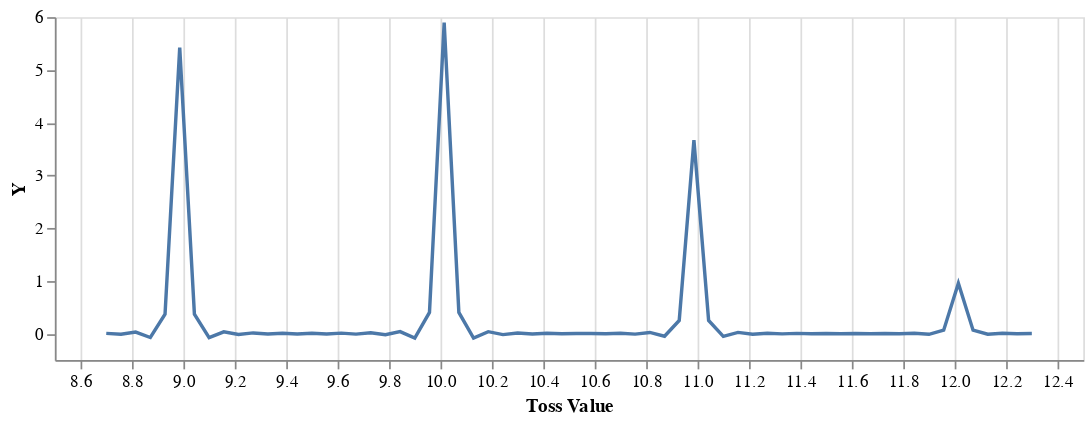

The notebook cell saved with this chart:
### Code cell
samples <- takeFromModel 100 dice_hard
(bins, counts) = kde 50 (fromList (fromIntegral <$> samples))
vlShow $ linePlot (toList bins) (toList counts)

### Figure 1 — Vega-Lite specification as saved in the notebook (floating-point values rounded to 4 significant figures)
{"$schema": "https://vega.github.io/schema/vega-lite/v2.json", "config": {"axis": {"domainWidth": 1}, "selection": {"single": {"on": "dblclick"}}}, "data": {"values": [{"X": 8.7, "Y": 0.003728}, {"X": 8.757, "Y": -0.01285}, {"X": 8.814, "Y": 0.02929}, {"X": 8.871, "Y": -0.07438}, {"X": 8.929, "Y": 0.3659}, {"X": 8.986, "Y": 5.421}, {"X": 9.043, "Y": 0.367}, {"X": 9.1, "Y": -0.07682}, {"X": 9.157, "Y": 0.03323}, {"X": 9.214, "Y": -0.01873}, {"X": 9.271, "Y": 0.01233}, {"X": 9.329, "Y": -0.009109}, {"X": 9.386, "Y": 0.007429}, {"X": 9.443, "Y": -0.006645}, {"X": 9.5, "Y": 0.006495}, {"X": 9.557, "Y": -0.006915}, {"X": 9.614, "Y": 0.007997}, {"X": 9.671, "Y": -0.01004}, {"X": 9.729, "Y": 0.01376}, {"X": 9.786, "Y": -0.02095}, {"X": 9.843, "Y": 0.03697}, {"X": 9.9, "Y": -0.08469}, {"X": 9.957, "Y": 0.4008}, {"X": 10.01, "Y": 5.897}, {"X": 10.07, "Y": 0.4005}, {"X": 10.13, "Y": -0.08405}, {"X": 10.19, "Y": 0.03597}, {"X": 10.24, "Y": -0.01954}, {"X": 10.3, "Y": 0.01187}, {"X": 10.36, "Y": -0.007563}, {"X": 10.41, "Y": 0.004775}, {"X": 10.47, "Y": -0.002716}, {"X": 10.53, "Y": 0.0009616}, {"X": 10.59, "Y": 0.0007919}, {"X": 10.64, "Y": -0.002873}, {"X": 10.7, "Y": 0.005811}, {"X": 10.76, "Y": -0.01078}, {"X": 10.81, "Y": 0.02115}, {"X": 10.87, "Y": -0.05115}, {"X": 10.93, "Y": 0.248}, {"X": 10.99, "Y": 3.667}, {"X": 11.04, "Y": 0.2483}, {"X": 11.1, "Y": -0.05177}, {"X": 11.16, "Y": 0.02211}, {"X": 11.21, "Y": -0.01213}, {"X": 11.27, "Y": 0.007614}, {"X": 11.33, "Y": -0.005225}, {"X": 11.39, "Y": 0.003838}, {"X": 11.44, "Y": -0.002993}, {"X": 11.5, "Y": 0.002479}, {"X": 11.56, "Y": -0.002197}, {"X": 11.61, "Y": 0.002111}, {"X": 11.67, "Y": -0.002241}, {"X": 11.73, "Y": 0.002682}, {"X": 11.79, "Y": -0.003712}, {"X": 11.84, "Y": 0.006192}, {"X": 11.9, "Y": -0.01382}, {"X": 11.96, "Y": 0.06498}, {"X": 12.01, "Y": 0.9565}, {"X": 12.07, "Y": 0.06469}, {"X": 12.13, "Y": -0.01322}, {"X": 12.19, "Y": 0.005237}, {"X": 12.24, "Y": -0.002308}, {"X": 12.3, "Y": 0.000671}]}, "description": "Logistic Regression", "encoding": {"x": {"axis": {"grid": true, "title": "Toss Value"}, "field": "X", "type": "quantitative"}, "y": {"axis": {"grid": false}, "field": "Y", "type": "quantitative"}}, "height": 200, "mark": "line", "width": 600}
